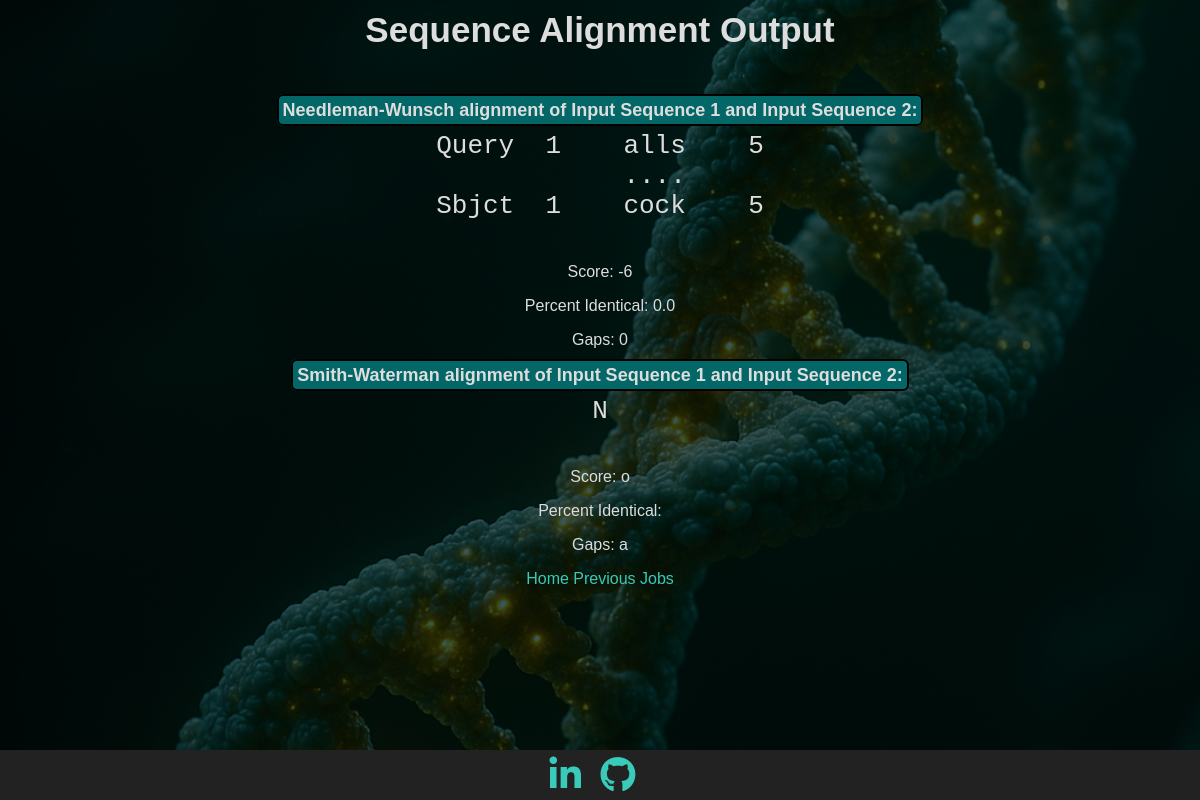
The app's page /jobs/124 with its own data.
### tables this page shows
CREATE TABLE jobs (
    current_time TEXT DEFAULT (datetime('now', 'localtime')),
    match_score INT,
    mismatch INT,
    gap INT,
    nw_seq1_name TEXT,
    nw_seq2_name TEXT,
    nw_result TEXT,
    sw_seq1_name TEXT,
    sw_seq2_name TEXT,
    sw_result TEXT
, score INT, percent_id TEXT, gaps INT, score2 INT, percent_id2 TEXT, gaps2 INT);

### app.py (the view)
@app.route("/jobs/<int:job_id>")
def get_job_by_id(job_id):
    db = get_db()
    cursor = db.cursor() # type: ignore
    cursor.execute("SELECT * FROM jobs WHERE rowid = ?", (job_id,))
    job = cursor.fetchone()
    if job is None:
        flash("Job not found.", "error")
        return redirect(url_for("index"))
    return render_template("submit_form.html",
        nw_alignment=job["nw_result"],
        nw_seq1=job["nw_seq1_name"],
        nw_seq2=job["nw_seq2_name"],
        nw_score=job["score"],
        nw_percent_id=job["percent_id"],
        nw_gaps=job["gaps"],
        sw_alignment=job["sw_result"],
        sw_score=job["score2"],
        sw_percent_id=job["percent_id2"],
        sw_gaps=job["gaps2"],
        sw_seq1=job["sw_seq1_name"],
        sw_seq2=job["sw_seq2_name"])

### app.py (called while the page is built)
def get_db():
    db = getattr(g, "_database", None)
    if db is None:
        db = g._database = sqlite3.connect(DATABASE)
        db.row_factory = sqlite3.Row
        return db

@app.teardown_appcontext
def close_conneciton(exception):
    db = getattr(g, "_database", None)
    if db is not None:
        db.close()

### templates/submit_form.html (shortened to what this page needs)
{% extends "base.html" %}
{% block body %}
<div class="content">
    <div class="pageTitle">Sequence Alignment Output</div>
    <div id="aligner">
        <label for="aligned">Needleman-Wunsch alignment of {{ nw_seq1 }} and {{ nw_seq2 }}:</label>
        <div class="center-wrapper">
            <pre class="alignment-container">{{ nw_alignment }}</pre>
        </div>
        <div class="stats">
            <p>Score: {{ nw_score }}</p>
            <p>Percent Identical: {{ nw_percent_id }}</p>
            <p>Gaps: {{ nw_gaps }}</p>
        </div>
    </div>
    <div id="sw_aligner">
        <label for="alignedsw">Smith-Waterman alignment of {{ sw_seq1 }} and {{ sw_seq2 }}:</label>
        <div class="center-wrapper">
            <pre class="alignment-container">{{ sw_alignment }}</pre>
        </div>
        <div class="stats">
            <p>Score: {{ sw_score }}</p>
            <p>Percent Identical: {{ sw_percent_id }}</p>
            <p>Gaps: {{ sw_gaps }}</p>
        </div>
    </div>
    <div class="options">
        <a href="/">Home</a>
        <a href="/jobs">Previous Jobs</a>
    </div>
</div>
{% endblock %}

### static/styles.css (style rules this page uses)
html { font-family: Arial, Helvetica, sans-serif; color:rgb(221, 221, 221); text-align: center; height: 100%; margin: 0; padding: 0; }
.pageTitle { font-size: 35px; font-weight: bold; margin-bottom: 50px; margin-top: 10px }
body { background-color: #1d2a35; background-image: url(images/dna_strand_bg.png); background-repeat: no-repeat; background-position: center center; background-attachment: fixed; background-size: cover; background-blend-mode: overlay; height: 100%; margin: 0; padding: 0; min-height:'100vh'; display: flex; flex-direction: column; }
label { font-size: 18px; font-weight: bold; background-color: rgb(3, 103, 103); border: 2px solid black; padding: 4px; border-radius: 6px; }
label[for="aligned"] { margin-bottom: 0px; }
pre { font-size: 200%; margin-top: 10px; }
a:link { color:rgb(58, 202, 185); background-color: transparent; text-decoration: none; }
.alignment-container { display: inline-block; text-align: left; }
.center-wrapper { text-align: center; }

### records on screen
jobs: nw_seq1_name "Input Sequence 1", nw_seq2_name "Input Sequence 2", nw_result "Query 1 alls 5 .... Sbjct 1 cock 5", score "-6", percent "0.0", sw_seq1_name "Input Sequence 1", sw_seq2_name "Input Sequence 2"

### other values on screen
{{ nw_gaps }} "0"
{{ sw_alignment }} "N"
{{ sw_score }} "o"
{{ sw_gaps }} "a"
